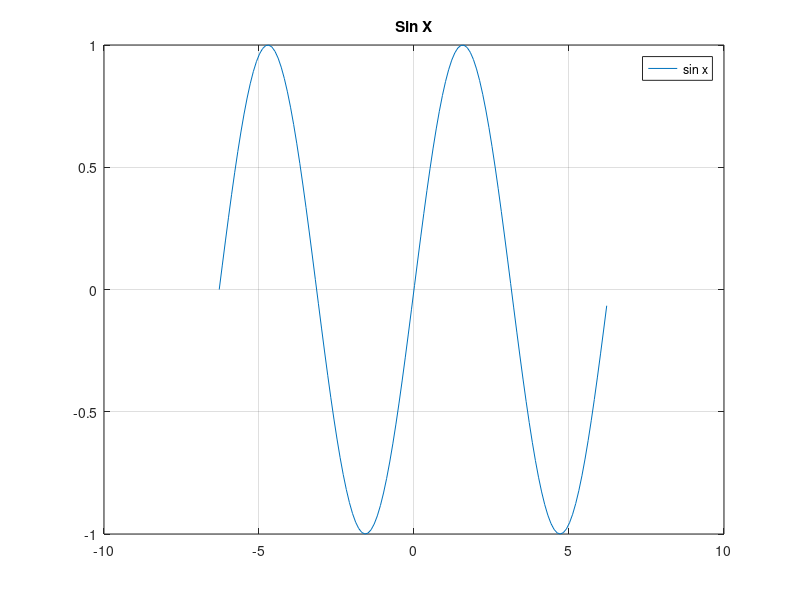

MATLAB code for this plot:
% Exercicio Script Gráfico da função seno

x = -2*pi:0.1:2*pi;
y = sin(x);
plot(x,y)
legend ('sin x')
title ('Sin X')
grid on